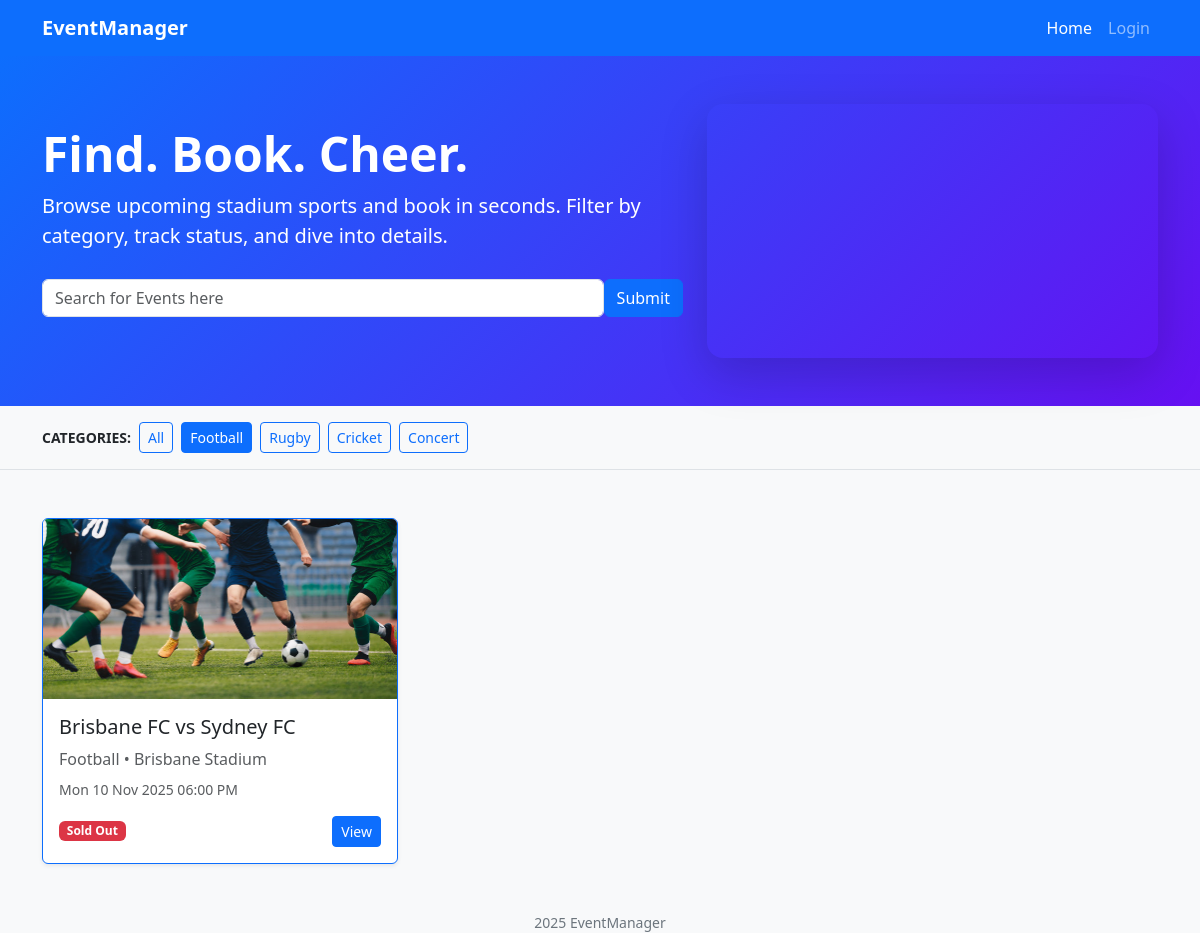
Screenshot of /filter?category=Football with the database file from the repository.
### website/models.py (models this page shows)
class Event(db.Model):
    __tablename__ = 'event'
    id = db.Column(db.Integer, primary_key=True)
    eventname = db.Column(db.String(80)) #
    category = db.Column(db.String(80)) #picklist
    description = db.Column(db.String(250))
    eventdate = db.Column (db.DateTime) #need to be adjusted
    starttime = db.Column (db.DateTime) #need to be adjusted
    endtime = db.Column (db.DateTime) #need to be adjusted
    venue = db.Column(db.String(80))
    image = db.Column(db.String(80))
    numticket = db.Column (db.Integer)
    orders = db.relationship('Order', backref='event')
    owner_id = db.Column(db.Integer, db.ForeignKey('users.id'), nullable=False)
    status   = db.Column(db.String(20), default='Open')
    comments = db.relationship(
    'Comment',
    backref='event',
    lazy='dynamic',
    cascade='all, delete-orphan',
    order_by="desc(Comment.created_at)")

### website/views.py (the view)
@main_bp.route('/filter')
def filter(): #function regarding filters
    selected_category = request.args.get('category')
    event_query = db.select(Event) # initial sql event query
    if selected_category != 'All': #if selected category button is not All query for the specific button
        event_query = event_query.where(func.lower(Event.category) == selected_category.lower())
    events = list(db.session.scalars(event_query))
    return render_template('index.html', events=events, selected_category=selected_category)

### website/templates/index.html (shortened to what this page needs)
{% extends "base.html" %}
{% block content %}
  <section id="categories" class="py-3 border-bottom bg-light">
    <div class="container">
      <div class="d-flex flex-wrap align-items-center gap-2">
        <span class="small text-uppercase fw-semibold">Categories:</span>
        <a href="{{ url_for('main.filter', category='All') }}" class="btn btn-outline-primary btn-sm {% if selected_category == 'All' %}active{% endif %}">All</a>
        <a href="{{ url_for('main.filter', category='Football') }}" class="btn btn-outline-primary btn-sm {% if selected_category == 'Football' %}active{% endif %}">Football</a>
        <a href="{{ url_for('main.filter', category='Rugby') }}" class="btn btn-outline-primary btn-sm {% if selected_category == 'Rugby' %}active{% endif %}">Rugby</a>
        <a href="{{ url_for('main.filter', category='Cricket') }}" class="btn btn-outline-primary btn-sm {% if selected_category == 'Cricket' %}active{% endif %}">Cricket</a>
        <a href="{{ url_for('main.filter', category='Concert') }}" class="btn btn-outline-primary btn-sm {% if selected_category == 'Concert' %}active{% endif %}">Concert</a>
      </div>
    </div>
  </section>
  <section class="container py-5 event-grid position-relative" style="z-index: 3;">
    <div class="row g-4">
      {% for e in events %}
        <div class="col-12 col-sm-6 col-lg-4">
          <div class="card h-100 shadow-sm border border-primary">
            {% if e.image %}
              {% if e.image.startswith('http') %}
                <img src="{{ e.image }}" class="card-img-top" alt="{{ e.eventname }}">
              {% else %}
                <img src="{{ url_for('static', filename='img/' ~ e.image) }}" class="card-img-top" alt="{{ e.eventname }}">
              {% endif %}
            {% endif %}
            <div class="card-body d-flex flex-column">
              <h5 class="card-title">{{ e.eventname }}</h5>
              <p class="text-muted mb-2">{{ e.category }} • {{ e.venue }}</p>
              <p class="small text-muted mb-3">
                {% if e.eventdate %}{{ e.eventdate.strftime('%a %d %b %Y %I:%M %p') }}{% endif %}
              </p>
              <div class="mt-auto d-flex justify-content-between align-items-center">
                <span class="badge
                  {% if e.status == 'Open' %}bg-success
                  {% elif e.status == 'Sold Out' %}bg-danger
                  {% else %}bg-secondary{% endif %}">
                  {{ e.status }}
                </span>
                <a href="{{ url_for('main.event', event_id=e.id) }}" class="btn btn-sm btn-primary">View</a>
              </div>
            </div>
          </div>
        </div>
      {% endfor %}
    </div>
  </section>
{% endblock %}

### website/static/style/style.css (style rules this page uses)
body { background-color: #f8f9fa; }
.card img { object-fit: cover; height: 180px; }
.event-grid { position: relative; z-index: 3; }
.card-img-top { height: 200px; object-fit: cover; }

### rows the page displays
Event: image (picture), eventname "Brisbane FC vs Sydney FC", category "Football", venue "Brisbane Stadium", eventdate "Mon 10 Nov 2025 06:00 PM", status "Sold Out"
